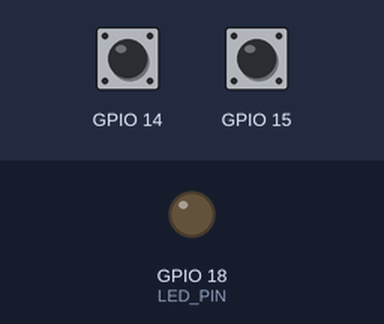
This program was run on a simulated Raspberry Pi (BCM pin numbers). On the bench: output pins drawn as LEDs (lit = HIGH). The test bench sets the inputs (shaded band); at power-on: GPIO 14 HIGH, GPIO 15 HIGH. The clock reads 2024-03-15 10:24:30 at power-on unless the program sets it.

Above: at 1.2 s.
1.3 s: GPIO 14 pulled LOW for 0.15 s
At 2.3 s:
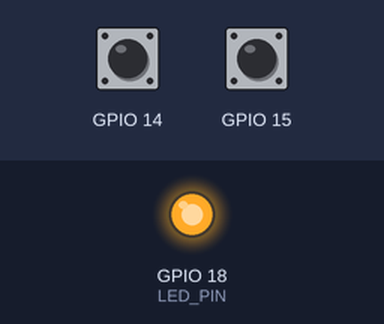
2.9 s: GPIO 15 pulled LOW for 0.15 s
At 3.5 s:
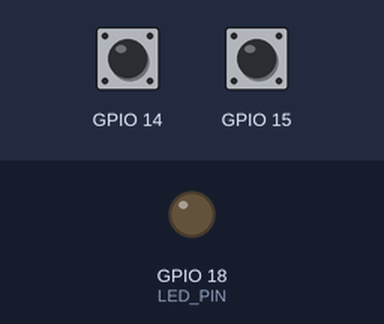
4.5 s: GPIO 14 pulled LOW for 1 s
At 5.9 s:
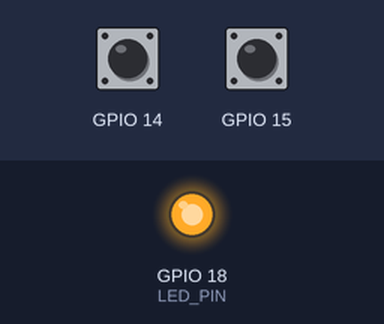
Timing chart, 0 to 7.5 s (numbered marks = the images above; inputs shaded):
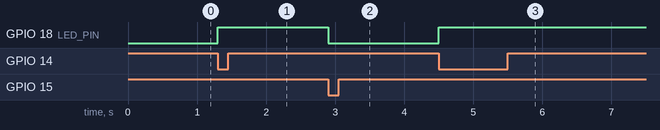

The program:

main.py
```python
import time
from RailSwitch import *

SW1_PIN = 14
SW2_PIN = 15
LED_PIN = 18

GPIO.setwarnings(False)
GPIO.setmode(GPIO.BCM)
GPIO.setup(LED_PIN, GPIO.OUT)
GPIO.output(LED_PIN, GPIO.LOW)
sw1 = RailSwitch(SW1_PIN)
sw2 = RailSwitch(SW2_PIN)

try:
    while(True):
        if (sw1.is_pushed()):
            GPIO.output(LED_PIN, GPIO.HIGH)
        if (sw2.is_pushed()):
            GPIO.output(LED_PIN, GPIO.LOW)
        time.sleep(0.1)

except KeyboardInterrupt:
    print("break")
    GPIO.cleanup()
```

RailSwitch.py
```python
import RPi.GPIO as GPIO
import time

class RailSwitch:
    def __init__(self, pin, delay = 1000):
        self.pin = pin
        self.delay = delay / 1000
        self.pushed = False
        self.t = 0
        GPIO.setup(self.pin, GPIO.IN, pull_up_down = GPIO.PUD_UP)
        GPIO.add_event_detect(self.pin, GPIO.FALLING, callback = self.callback)

    def callback(self, ch):
        self.set_pushed()

    def set_pushed(self):
        self.t = time.time()
        self.pushed = True

    def reset_pushed(self):
        self.t = 0
        self.pushed = False

    def is_pushed(self):
        if (self.pushed):
            now = time.time()
            if (now - self.t < self.delay):
                return True
            else:
                self.reset_pushed()
                return False
        else:
            return False
```

Measured:
- after the input at 1.3 s, GPIO 18 (LED_PIN): LOW → HIGH at once
- after the input at 2.9 s, GPIO 18 (LED_PIN): HIGH → LOW at once
- after the input at 4.5 s, GPIO 18 (LED_PIN): LOW → HIGH at once
